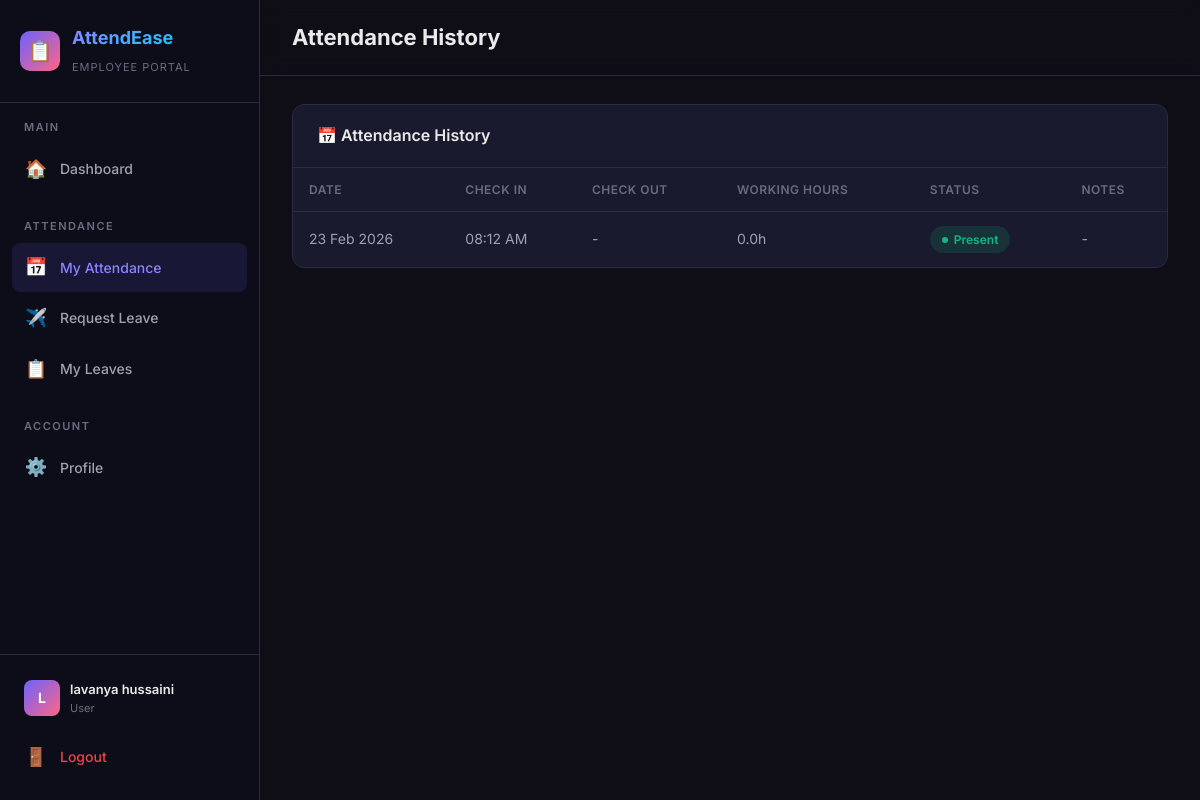
Page /user/attendance-history (signed in) on the committed database.
### models.py (models this page shows, shortened)
class User(UserMixin, db.Model):
    __tablename__ = 'users'
    id = db.Column(db.Integer, primary_key=True)
    username = db.Column(db.String(80), unique=True, nullable=False)
    email = db.Column(db.String(120), unique=True, nullable=False)
    password_hash = db.Column(db.String(256), nullable=False)
    full_name = db.Column(db.String(150), nullable=False)
    role = db.Column(db.String(20), default='user')  # 'user' or 'admin'
    department = db.Column(db.String(100), default='General')
    phone = db.Column(db.String(20), default='')
    is_approved = db.Column(db.Boolean, default=False)
    created_at = db.Column(db.DateTime, default=datetime.utcnow)
    attendances = db.relationship('Attendance', backref='user', lazy=True)
    leave_requests = db.relationship('LeaveRequest', backref='user', lazy=True)
    def is_admin(self):
        return self.role == 'admin'

class Attendance(db.Model):
    __tablename__ = 'attendance'
    id = db.Column(db.Integer, primary_key=True)
    user_id = db.Column(db.Integer, db.ForeignKey('users.id'), nullable=False)
    check_in = db.Column(db.DateTime, nullable=False, default=datetime.utcnow)
    check_out = db.Column(db.DateTime, nullable=True)
    status = db.Column(db.String(20), default='present')  # present, late, absent, half-day
    working_hours = db.Column(db.Float, default=0.0)
    notes = db.Column(db.Text, default='')
    date = db.Column(db.Date, default=date.today)

### routes/user.py (the view)
@user_bp.route('/attendance-history')
@login_required
@user_required
def attendance_history():
    page = request.args.get('page', 1, type=int)
    records = Attendance.query.filter_by(user_id=current_user.id)\
        .order_by(Attendance.check_in.desc())\
        .paginate(page=page, per_page=15, error_out=False)
    return render_template('user/attendance_history.html', records=records)

### models.py (called while the page is built)
@login_manager.user_loader
def load_user(user_id):
    return User.query.get(int(user_id))

### routes/user.py (called while the page is built)
def user_required(f):
    @wraps(f)
    def decorated_function(*args, **kwargs):
        if not current_user.is_authenticated:
            return redirect(url_for('auth.login'))
        return f(*args, **kwargs)
    return decorated_function

### templates/user/attendance_history.html (shortened to what this page needs)
{% extends "layout.html" %}
{% block page_title %}Attendance History{% endblock %}
{% block content %}
<div class="card">
    <div class="card-header">
        <h3>📅 Attendance History</h3>
    </div>
    <div class="card-body" style="padding: 0;">
        <div class="table-wrapper">
            <table class="data-table">
                <thead>
                    <tr>
                        <th>Date</th>
                        <th>Check In</th>
                        <th>Check Out</th>
                        <th>Working Hours</th>
                        <th>Status</th>
                        <th>Notes</th>
                    </tr>
                </thead>
                <tbody>
                    {% for record in records.items %}
                    <tr>
                        <td>{{ record.date.strftime('%d %b %Y') if record.date else 'N/A' }}</td>
                        <td>{{ record.check_in.strftime('%I:%M %p') if record.check_in else '-' }}</td>
                        <td>{{ record.check_out.strftime('%I:%M %p') if record.check_out else '-' }}</td>
                        <td>{{ record.working_hours|default(0) }}h</td>
                        <td><span class="status-badge {{ record.status }}"><span class="status-dot"></span>{{
                                record.status }}</span></td>
                        <td>{{ record.notes or '-' }}</td>
                    </tr>
                    {% endfor %}
                </tbody>
            </table>
        </div>
    </div>
</div>
{% endblock %}

### templates/layout.html (shortened to what this page needs)
{% extends "base.html" %}
{% block body %}
<div class="app-layout">
    <aside class="sidebar" id="sidebar">
        <div class="sidebar-header">
            <div class="sidebar-brand">
                <div class="brand-icon">📋</div>
                <div>
                    <h2>AttendEase</h2>
                    <span>{{ 'Admin Panel' if current_user.is_admin() else 'Employee Portal' }}</span>
                </div>
            </div>
        </div>
        <nav class="sidebar-nav">
            {% if current_user.is_admin() %}
            <div class="nav-section">
                <div class="nav-section-title">Main</div>
                <a href="{{ url_for('admin.dashboard') }}"
                    class="nav-link {{ 'active' if request.endpoint == 'admin.dashboard' }}">
                    <span class="nav-icon">📊</span> Dashboard
                </a>
            </div>
            <div class="nav-section">
                <div class="nav-section-title">Management</div>
                <a href="{{ url_for('admin.manage_users') }}"
                    class="nav-link {{ 'active' if request.endpoint == 'admin.manage_users' }}">
                    <span class="nav-icon">👥</span> Users
                    {% if pending_users is defined and pending_users > 0 %}
                    <span class="badge">{{ pending_users }}</span>
                    {% endif %}
                </a>
                <a href="{{ url_for('admin.view_attendance') }}"
                    class="nav-link {{ 'active' if request.endpoint == 'admin.view_attendance' }}">
                    <span class="nav-icon">✅</span> Attendance
                </a>
                <a href="{{ url_for('admin.attendance_report') }}"
                    class="nav-link {{ 'active' if request.endpoint == 'admin.attendance_report' }}">
                    <span class="nav-icon">📈</span> Reports
                </a>
                <a href="{{ url_for('admin.manage_leaves') }}"
                    class="nav-link {{ 'active' if request.endpoint == 'admin.manage_leaves' }}">
                    <span class="nav-icon">📝</span> Leave Requests
                    {% if pending_leaves is defined and pending_leaves > 0 %}
                    <span class="badge">{{ pending_leaves }}</span>
                    {% endif %}
                </a>
            </div>
            {% else %}
            <div class="nav-section">
                <div class="nav-section-title">Main</div>
                <a href="{{ url_for('user.dashboard') }}"
                    class="nav-link {{ 'active' if request.endpoint == 'user.dashboard' }}">
                    <span class="nav-icon">🏠</span> Dashboard
                </a>
            </div>
            <div class="nav-section">
                <div class="nav-section-title">Attendance</div>
                <a href="{{ url_for('user.attendance_history') }}"
                    class="nav-link {{ 'active' if request.endpoint == 'user.attendance_history' }}">
                    <span class="nav-icon">📅</span> My Attendance
                </a>
                <a href="{{ url_for('user.leave_request') }}"
                    class="nav-link {{ 'active' if request.endpoint == 'user.leave_request' }}">
                    <span class="nav-icon">✈️</span> Request Leave
                </a>
                <a href="{{ url_for('user.my_leaves') }}"
                    class="nav-link {{ 'active' if request.endpoint == 'user.my_leaves' }}">
                    <span class="nav-icon">📋</span> My Leaves
                </a>
            </div>
            <div class="nav-section">
                <div class="nav-section-title">Account</div>
                <a href="{{ url_for('user.profile') }}"
                    class="nav-link {{ 'active' if request.endpoint == 'user.profile' }}">
                    <span class="nav-icon">⚙️</span> Profile
                </a>
            </div>
            {% endif %}
        </nav>
        <div class="sidebar-footer">
            <div class="user-info">
                <div class="user-avatar">{{ current_user.full_name[0]|upper }}</div>
                <div class="user-details">
                    <div class="name">{{ current_user.full_name }}</div>
                    <div class="role">{{ current_user.role }}</div>
                </div>
            </div>
            <a href="{{ url_for('auth.logout') }}" class="nav-link" style="color: var(--danger); margin-top: 8px;">
                <span class="nav-icon">🚪</span> Logout
            </a>
        </div>
    </aside>
    <main class="main-content">
        <div class="content-header">
            <h1>{% block page_title %}Dashboard{% endblock %}</h1>
        </div>
        <div class="content-body">
            {% block content %}{% endblock %}
        </div>
    </main>
</div>
{% endblock %}

### rows in the picture
User: role "EMPLOYEE PORTAL", full_name "L", full_name "lavanya hussaini", role "User"
Attendance: date "23 Feb 2026", check_in "08:12 AM", check_out "-", working_hours "0.0", status "Present", notes "-"
